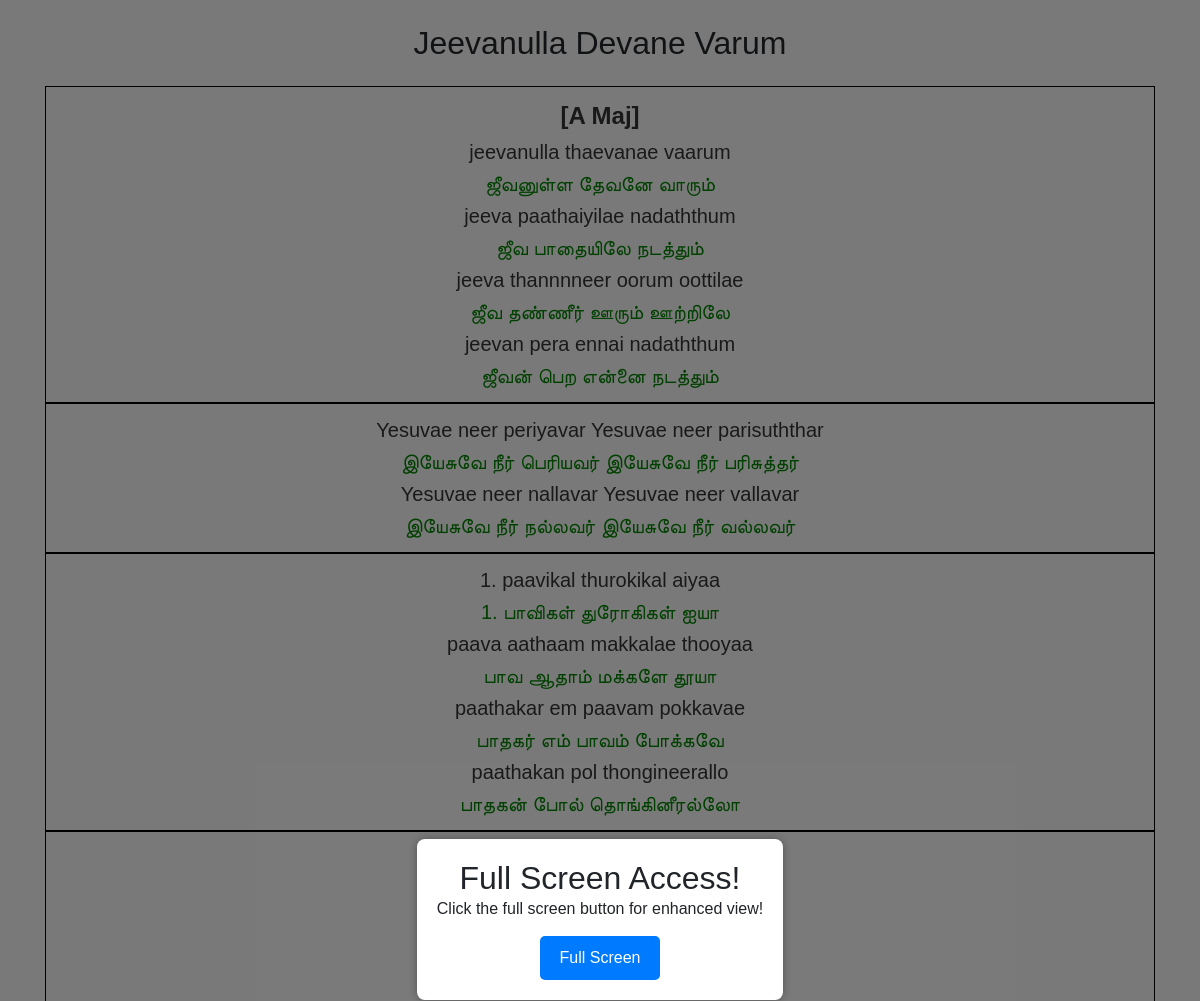
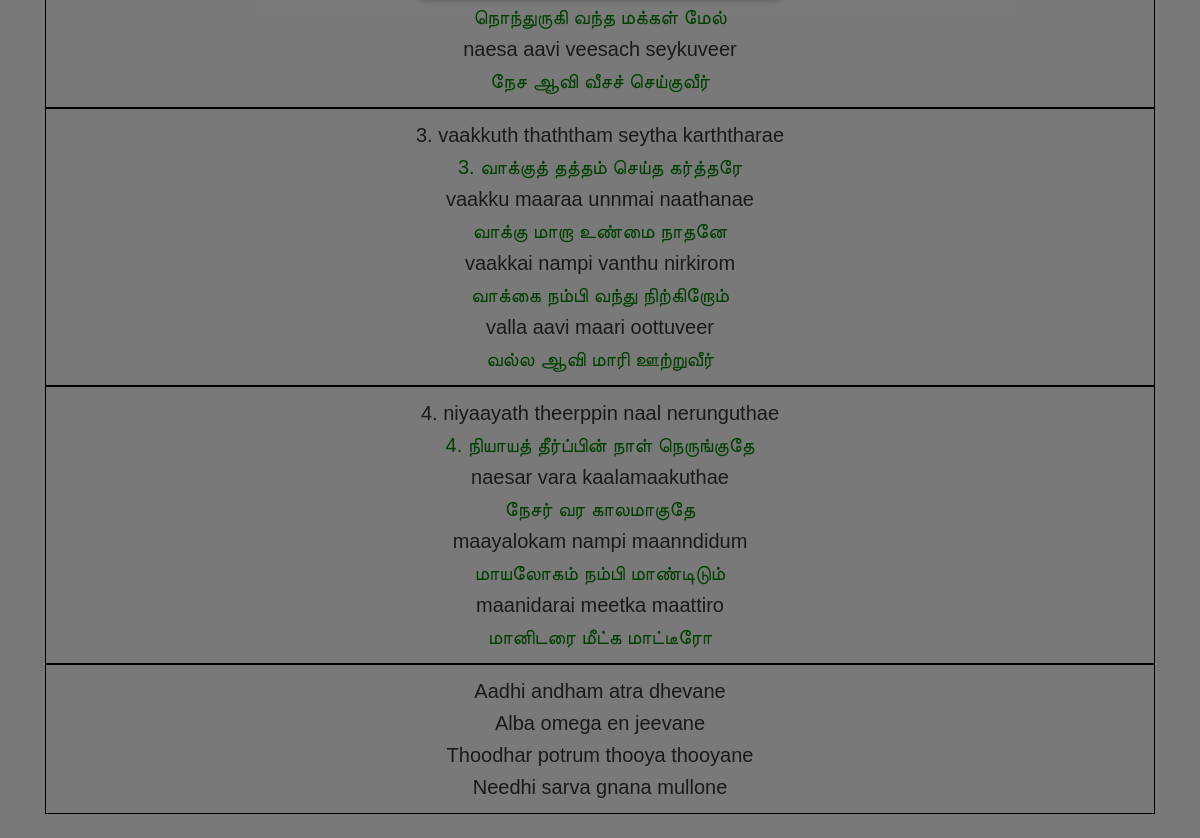
Before: /song/467 with the older database file (2 pictures, top to bottom).
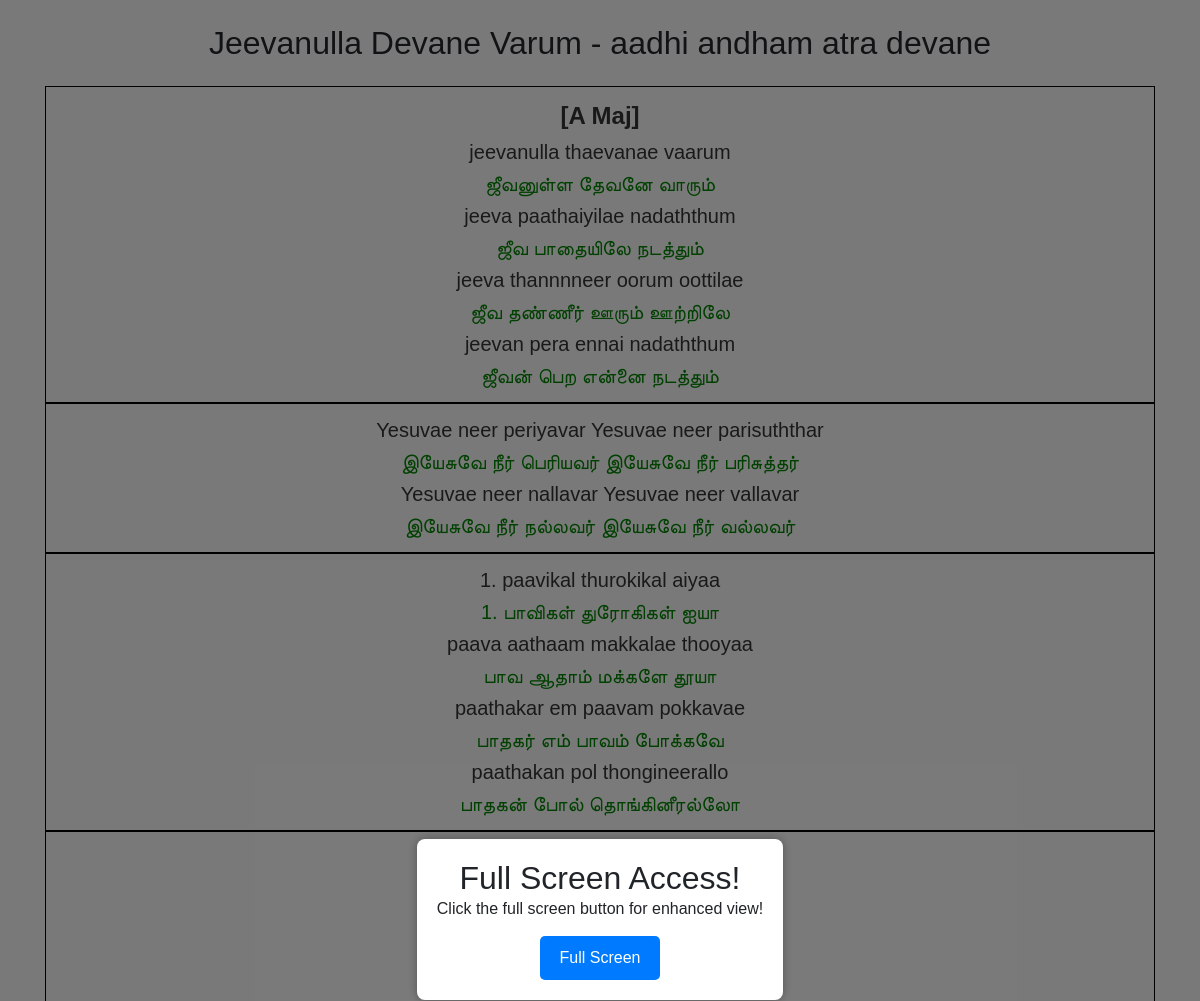
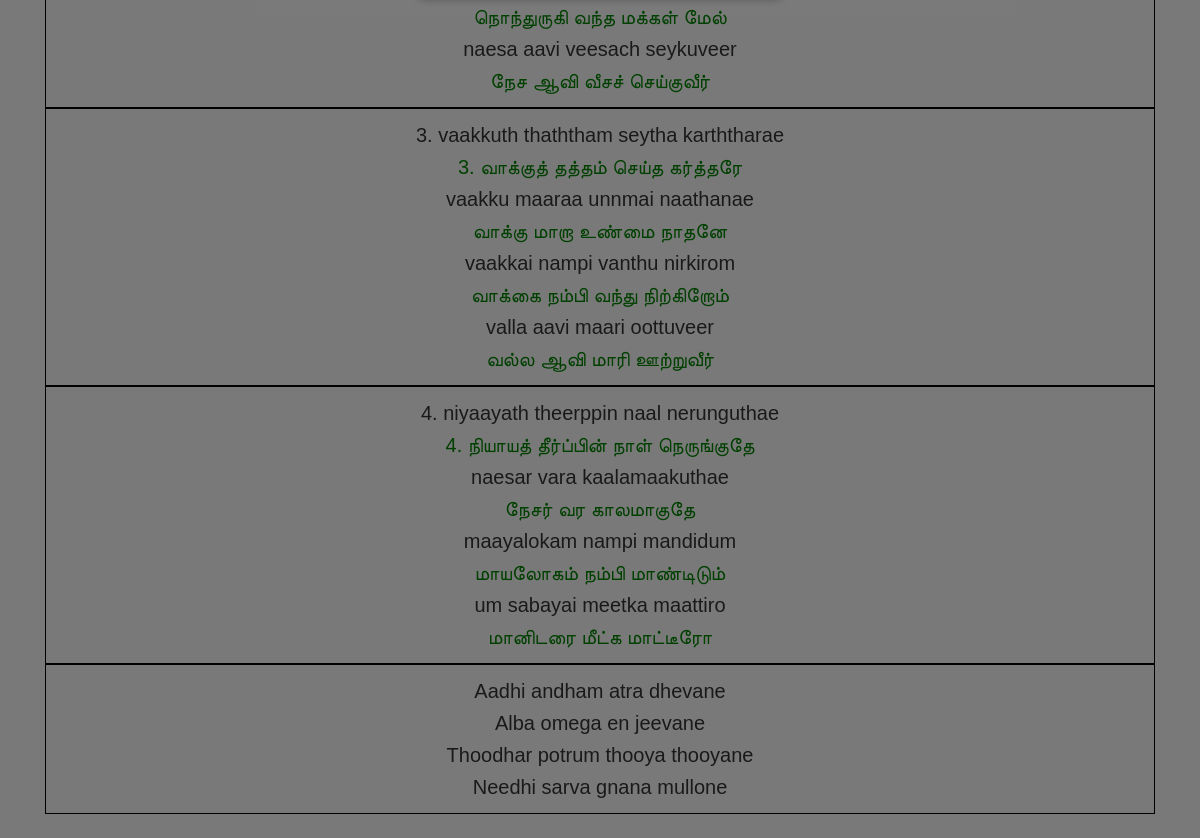
After: the same page with the newer database file (2 pictures, top to bottom).
### tables this page shows
CREATE TABLE songs (
            id INTEGER PRIMARY KEY AUTOINCREMENT,
            title TEXT,
            alternate_title TEXT,
            lyrics TEXT,
            transliteration TEXT,
            chord TEXT,
            search_title TEXT,
            search_lyrics TEXT,
            youtube_link TEXT,
            create_date TEXT,
            modified_date TEXT,
            username TEXT,
            FOREIGN KEY (username) REFERENCES users(username)
        );

### server.py (the view)
@app.route('/song/<id>')
def song(id):
    try:
        conn = sqlite3.connect(DATABASE)
        cursor = conn.cursor()
        cursor.execute('SELECT lyrics, transliteration, chord, title, youtube_link FROM songs WHERE id = ?', (int(id),))
        row = cursor.fetchone()
        conn.close()
        lyrics = song_view(row[0], row[1], row[2])
    except:
        conn.close()
        return "Song Not Available!"
    return render_template("song_viewer.html", lyrics=lyrics, song_title=row[3], link = row[4])

### templates/song_viewer.html (shortened to what this page needs)
<!DOCTYPE html>
<html lang="en">
<head>
    <link rel="stylesheet" href="https://cdn.jsdelivr.net/npm/bootstrap@4.5.3/dist/css/bootstrap.min.css">
</head>
<body>
    <div class="overlay" id="overlay">
        <div class="popup-card" id="popupCard">
            <h2>Full Screen Access!</h2>
            <p>Click the full screen button for enhanced view!</p>
            <button onclick="full()">Full Screen</button>
        </div>
    </div>
    <div class="container" id="container">
        <br>
        <center>
            <h2>{{song_title}}</h2>
        </center>
        <br>
        <div class="song-lyrics">
            <center>{{lyrics | safe}}</center>
        </div>
    </div>
    <br>
</body>
</html>

### templates/song_viewer.html (style rules this page uses)
.overlay { display: none; position: fixed; top: 0; left: 0; width: 100%; height: 100%; background-color: rgba(0, 0, 0, 0.5); justify-content: center; align-items: center; }
.popup-card { background-color: white; padding: 20px; border-radius: 8px; box-shadow: 0 0 10px rgba(0, 0, 0, 0.3); text-align: center; }
button { padding: 10px 20px; background-color: #007bff; color: white; border: none; border-radius: 5px; cursor: pointer; margin-top: 15px; }
body, h1, h2, p { margin: 0; padding: 0; }
body { font-family: Arial, sans-serif; background-color: #f4f4f4; }
.song-lyrics { color: #333; line-height: 1.6; font-size: 20px; }
.container { overflow-y: auto; }

Changed rows visible on the page:
changed songs: title "Jeevanulla Devane Varum" → "Jeevanulla Devane Varum - aadhi andham atra devane"; chord "…வர காலமாகுதே maayalokam nampi maanndidum மாயலோகம் நம்பி மாண்டிடும் maanidarai meetka maattiro மானிடரை மீட்க…" → "…வர காலமாகுதே maayalokam nampi mandidum மாயலோகம் நம்பி மாண்டிடும் um sabayai meetka maattiro மானிடரை மீட்க…"
